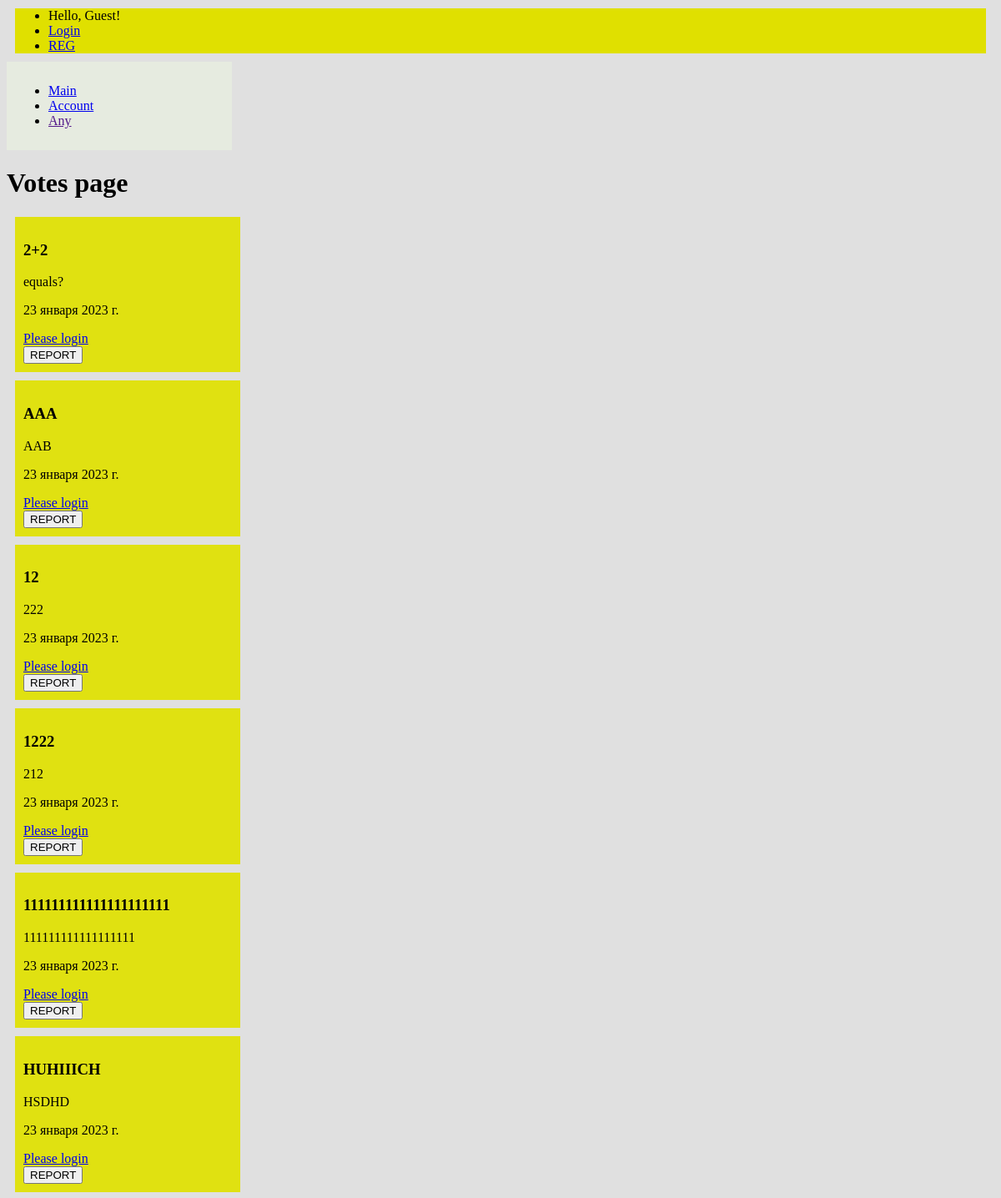
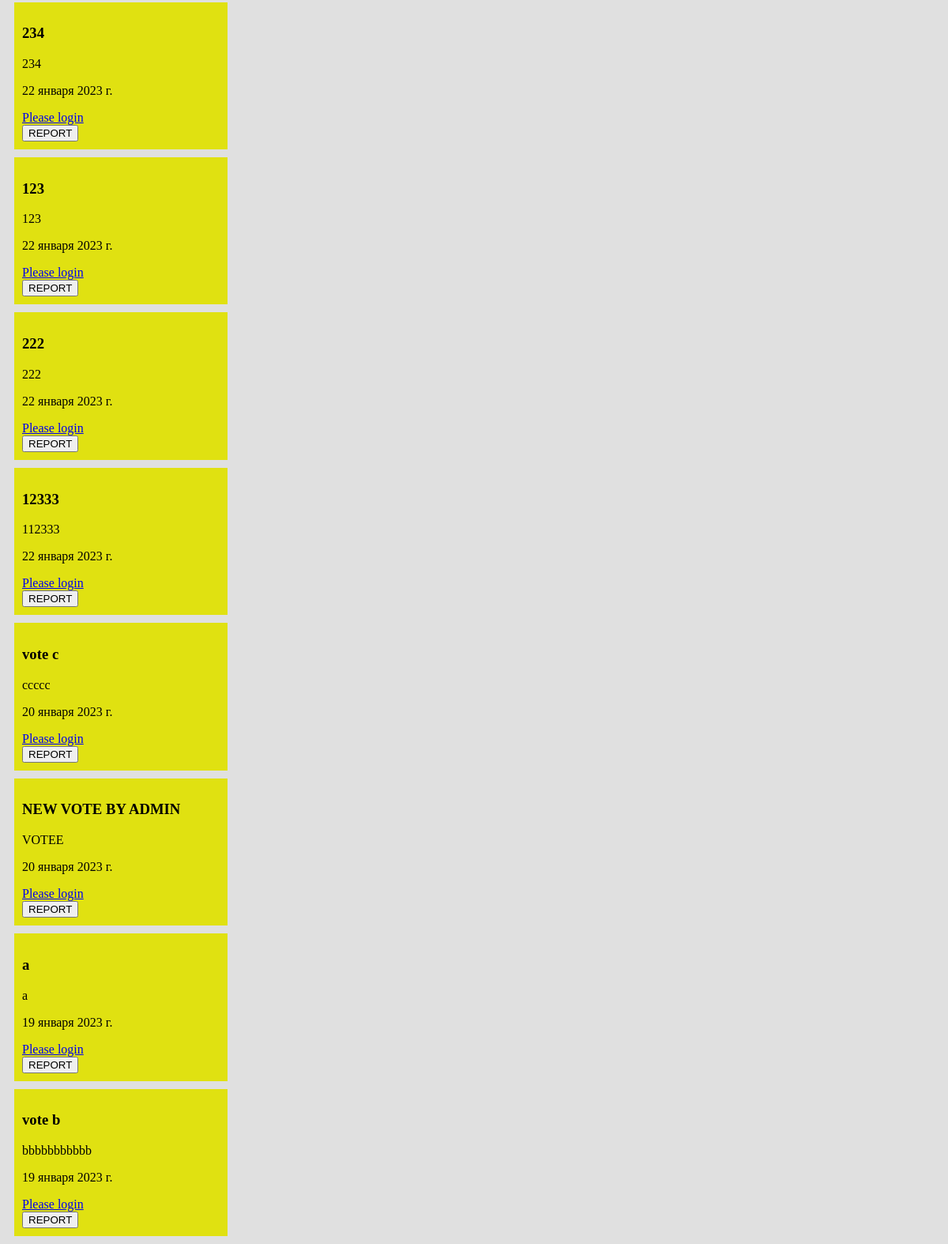
The page / on the database its author committed (2 pictures, top to bottom).
### main/models.py (models this page shows, shortened)
class Votes(models.Model):
    title = models.CharField('Название', max_length=250)
    text = models.TextField('Текст')
    ansvers = models.CharField('Варианты ответов', max_length=500)
    date = models.DateField('Дата',blank=True)
    class Meta:
        verbose_name = "Vote"
        verbose_name_plural = "Votes"

### main/views.py (the view, shortened to what this page needs)
# urls.py: path('', views.index, name = 'main'),
def index(request):
    content = {
        'data': Votes.objects.order_by('-date'),
        'answers': [],
        'values_ans': []
    }
    i = 0
    for el in content['data']:
        strOfAns = el.ansvers
        dicts = []
        anses = []
        counts = []
        s = ''
        inte = ''
        dicts.append(el.id)
        for ch in range(0, len(strOfAns)):
            if strOfAns[ch].isdigit():
                inte += strOfAns[ch]
            elif strOfAns[ch].isalpha():
                s += strOfAns[ch]
            elif strOfAns[ch] == ';':
                counts.append(inte)
                inte = ''
                dicts.append(dict.fromkeys(anses, counts))
                counts = []
                anses = []
            elif strOfAns[ch] == ':':
                anses.append(s)
                s = ''
        content['answers'].append(dicts)
    con = content['answers']
    for var in con:
        dicts = []
        dicts.append(var[0])
        for el in range(1, len(var)):
            for key, value in var[el].items():
                dicts.append(value)
        content['values_ans'].append(dicts)
    return render(request, 'main/index.html', content)

### templates/main/index.html (shortened to what this page needs)
{%extends 'layout.html'%}
{%block content%}
<h1>Votes page</h1>
{%for el in data %}
<article>
<h3>{{el.title}}</h3>
<p>{{el.text}}</p>
<p>{{el.date}}</p>
{% if user.is_authenticated %}
    <div>
    <div class="exa">
    {% for ans in answers %}
        {% for punkt in ans %}
            {%if el.id == punkt %}
                {% for punkt in ans %}
                    {%if el.id != punkt %}
                        {%for key in punkt%}
                            <form method="post" name ="{{el.id}}{{key}}">
                                <input type="hidden" name ="id" value= "{{el.id}}{{key}}">
                                <input type="hidden" name ="username" value= "{{user.get_username}}">
                                {% csrf_token %}
                                <div hidden ><input type="hidden" name ='rep_id', value = "none"></div>
                                <button class ="{{key}}" type="submit" >{{key}}</button>
                            </form>
                        {%endfor%}
                    {%endif%}
                {%endfor%}
            {%endif%}
        {%endfor%}
    {%endfor%}
    </div>
    <div class="exa">
{% for ans in values_ans %}
        {% for punkt in ans %}
            {%if el.id == punkt %}
                {% for punkt in ans %}
                    {%if el.id != punkt %}
                        {%for key in punkt%}
                            <p>{{key}}</p>
                        {%endfor%}
                    {%endif%}
                {%endfor%}
            {%endif%}
        {%endfor%}
{%endfor%}
    </div>
    </div>
  {% else %}
    <a href="{% url 'login'%}?next={{request.path}}">Please login</a>
  {% endif %}
<form method="post", name="id", value="{{el.id}}">
       <a href="{% url 'myReports' %}"><button type="submit">REPORT</button></a>
     </form>
</article>
{%endfor%}
{%endblock%}

### static/style/style.css (style rules this page uses)
body { background : #e0e0e0; }
article { width : 250px; background : #e0e111; margin: 10px; padding: 10px; }

### rows shown on the page
Votes: title "2+2", text "equals?", date "23 января 2023 г.", {{ el.id }} 31 (drawn)
Votes: title "AAA", text "AAB", date "23 января 2023 г.", {{ el.id }} 32 (drawn)
Votes: title "12", text "222", date "23 января 2023 г.", {{ el.id }} 33 (drawn)
Votes: title "1222", text "212", date "23 января 2023 г.", {{ el.id }} 34 (drawn)
Votes: title "111111111111111111111", text "111111111111111111", date "23 января 2023 г.", {{ el.id }} 35 (drawn)
Votes: title "HUHIIICH", text "HSDHD", date "23 января 2023 г.", {{ el.id }} 36 (drawn)
Votes: title "234", text "234", date "22 января 2023 г.", {{ el.id }} 8 (drawn)
Votes: title "123", text "123", date "22 января 2023 г.", {{ el.id }} 9 (drawn)
Votes: title "222", text "222", date "22 января 2023 г.", {{ el.id }} 10 (drawn)
Votes: title "12333", text "112333", date "22 января 2023 г.", {{ el.id }} 11 (drawn)
Votes: title "vote c", text "ccccc", date "20 января 2023 г.", {{ el.id }} 5 (drawn)
Votes: title "NEW VOTE BY ADMIN", text "VOTEE", date "20 января 2023 г.", {{ el.id }} 6 (drawn)
Votes: title "a", text "a", date "19 января 2023 г.", {{ el.id }} 3 (drawn)
Votes: title "vote b", text "bbbbbbbbbbb", date "19 января 2023 г.", {{ el.id }} 4 (drawn)
